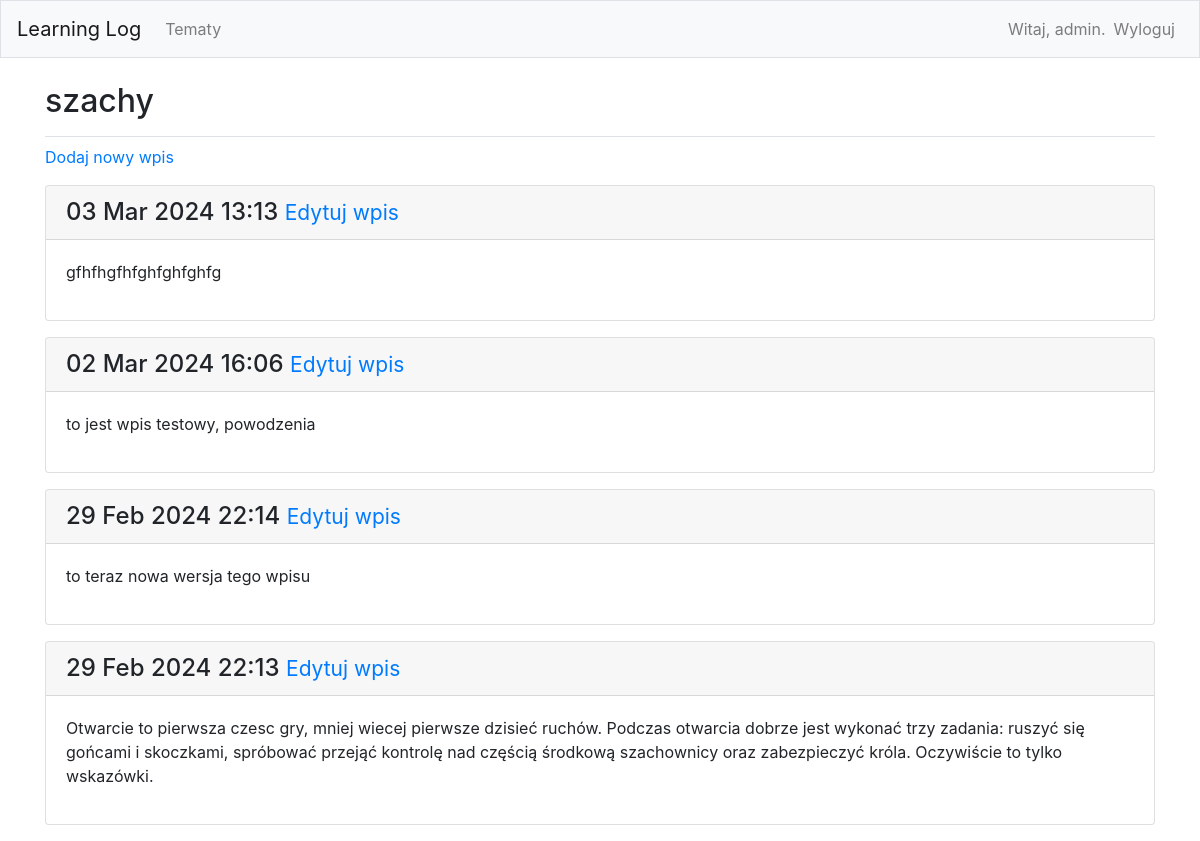
The page /topics/1/ (signed in) on the database its author committed.
### learning_logs/models.py (models this page shows, shortened)
class Topic(models.Model):
    text = models.CharField(max_length=200)
    date_added = models.DateTimeField(auto_now_add=True)
    owner = models.ForeignKey(User, on_delete=models.CASCADE)
    def __str__(self):
        return self.text

class Entry(models.Model):
    topic = models.ForeignKey(Topic, on_delete=models.CASCADE)
    text = models.TextField()
    date_added = models.DateTimeField(auto_now_add=True)
    class Meta:
        verbose_name_plural = "entries"

### learning_logs/views.py (the view)
# urls.py: path('topics/<int:topic_id>/', views.topic, name = 'topic'),
@login_required()
def topic(request, topic_id):
    topic = Topic.objects.get(id=topic_id)
    if topic.owner != request.user:
        raise Http404
    entries = topic.entry_set.order_by('-date_added')
    context = {'topic': topic, 'entries':entries}
    return render(request, 'learning_logs/topic.html', context)

### learning_logs/templates/learning_logs/topic.html
{% extends 'learning_logs/base.html' %}
{% block page_header %}
<h2>{{ topic }}</h2>
{% endblock page_header %}
{% block content %}
<p>
    <a href="{% url 'learning_logs:new_entry' topic.id %}">Dodaj nowy wpis</a>
</p>
{% for entry in entries %}
    <div class="card mb-3">
        <h4 class="card-header">
            {{ entry.date_added|date:'d M Y H:i' }}
            <small>
                <a href="{% url 'learning_logs:edit_entry' entry.id %}">Edytuj wpis</a>
            </small>
        </h4>
        <div class="card-body">
            {{ entry.text|linebreaks }}
        </div>
    </div>
    {% empty %}
    <li>Nie ma jeszcze zadnego wpisu</li>
    {% endfor %}
{% endblock content %}

### learning_logs/templates/learning_logs/base.html (shortened to what this page needs)
{% load bootstrap4 %}
<html lang="pl">
  <head>
    {% bootstrap_css %}
  </head>
  <body>
    <nav class="navbar navbar-expand-md navbar-light bg-light mb-4 border">
      <a class="navbar-brand" href="{% url 'learning_logs:index' %}">
              Learning Log</a>
        <div id="navbarCollapse" class="navbar-collapse collapse">
          <ul class="navbar-nav mr-auto">
            <li class="nav-item">
              <a class="nav-link" href="{% url 'learning_logs:topics' %}">Tematy</a>
            </li>
          </ul>
          <ul class="navbar-nav ml-auto">
            {% if user.is_authenticated %}
              <li class="nav-item">
                <span class="navbar-text">Witaj, {{ user.username }}.</span></li>
              <li class="nav-item">
                <a class="nav-link" href="{% url 'users:logout' %}">Wyloguj</a></li>
            {% else %}
              <li class="nav-item">
                <a class="nav-link" href="{% url 'users:register' %}">Rejestruj</a></li>
              <li class="nav-item">
                <a class="nav-link" href="{% url 'users:login' %}">Zaloguj</a></li>
            {% endif %}
          </ul>
        </div>
    </nav>
<main role="main" class="container">
      <div class="pb-2 mb-2 border-bottom">
        {% block page_header %}{% endblock page_header %}
      </div>
      <div>
        {% block content %}{% endblock %}
      </div>
</main>
  </body>
</html>

### rows shown on the page
Topic: text "szachy"
Entry: date_added "03 Mar 2024 13:13", text "gfhfhgfhfghfghfghfg"
Entry: date_added "02 Mar 2024 16:06", text "to jest wpis testowy, powodzenia"
Entry: date_added "29 Feb 2024 22:14", text "to teraz nowa wersja tego wpisu"
Entry: date_added "29 Feb 2024 22:13", text "Otwarcie to pierwsza czesc gry, mniej wiecej pierwsze dzisieć ruchów. Podczas otwarcia dobrze jest wykonać trzy zadania: ruszyć się gońcami i skoczkami, spróbować przejąć kontrolę nad częścią środkową szachownicy oraz zabezpieczyć króla. Oczywiście to tylko wskazówki."

### other values the page prints
{{ user.username }} "admin"
